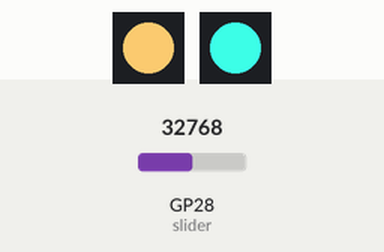
The program below on a simulated Raspberry Pi Pico running MicroPython. Shown: 2 × 1 RGB LEDs in strip order, left to right. The test bench sets the inputs (shaded band); at power-on: GP28 (slider) = 32768 (analog values on the 0–65535 scale). Dim RGB values are drawn brighter than linear; random numbers come from a fixed seed.

Above: at 1.2 s.
1.3 s: GP28 (slider) set to 7864
At 2.3 s:
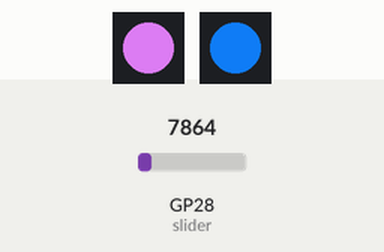
4.3 s: GP28 (slider) set to 0
At 4.62 s:
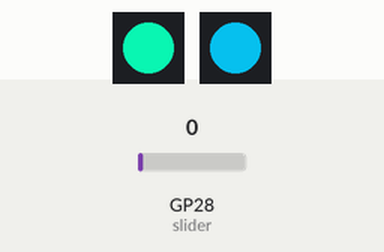
7.3 s: GP28 (slider) set to 19660
At 7.45 s:
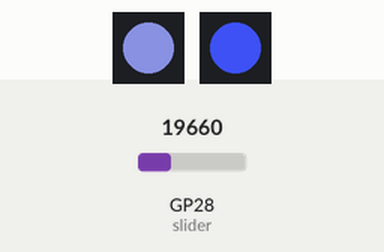
10.3 s: GP28 (slider) set to 0
At 10.51 s:
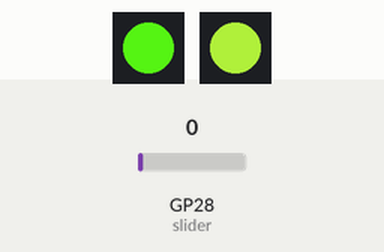
13.3 s: GP28 (slider) set to 32767
At 13.7 s:
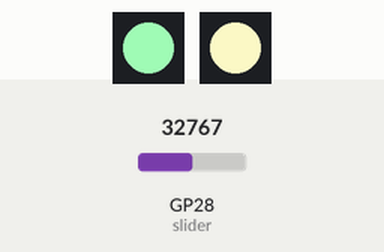
16.3 s: GP28 (slider) set to 7864
At 18.56 s:
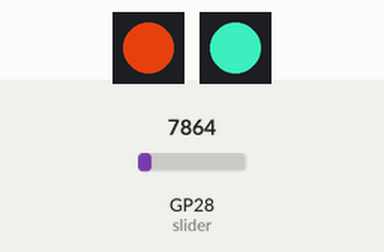
Timing chart, 0 to 24.4 s (numbered marks = the images above; inputs shaded):
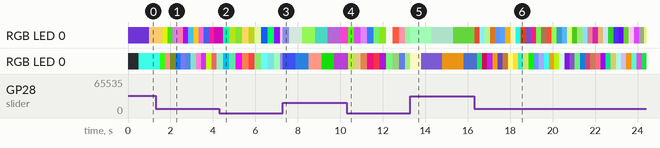

The program:

slider_controlled_flashing.py
```python
import time
from machine import Pin, ADC
from neopixel import NeoPixel
import random

slider = ADC(Pin(28))
leds = [NeoPixel(Pin(2), 1), NeoPixel(Pin(5), 1)]
flash = 0
first = True

while True:
    flash = slider.read_u16() / 65000

    colour = [random.randint(0, 255) for i in range(3)]
    led = leds[0 if first else 1]
    led.fill(colour)
    led.write()
    first = not first

    time.sleep(flash)
```
